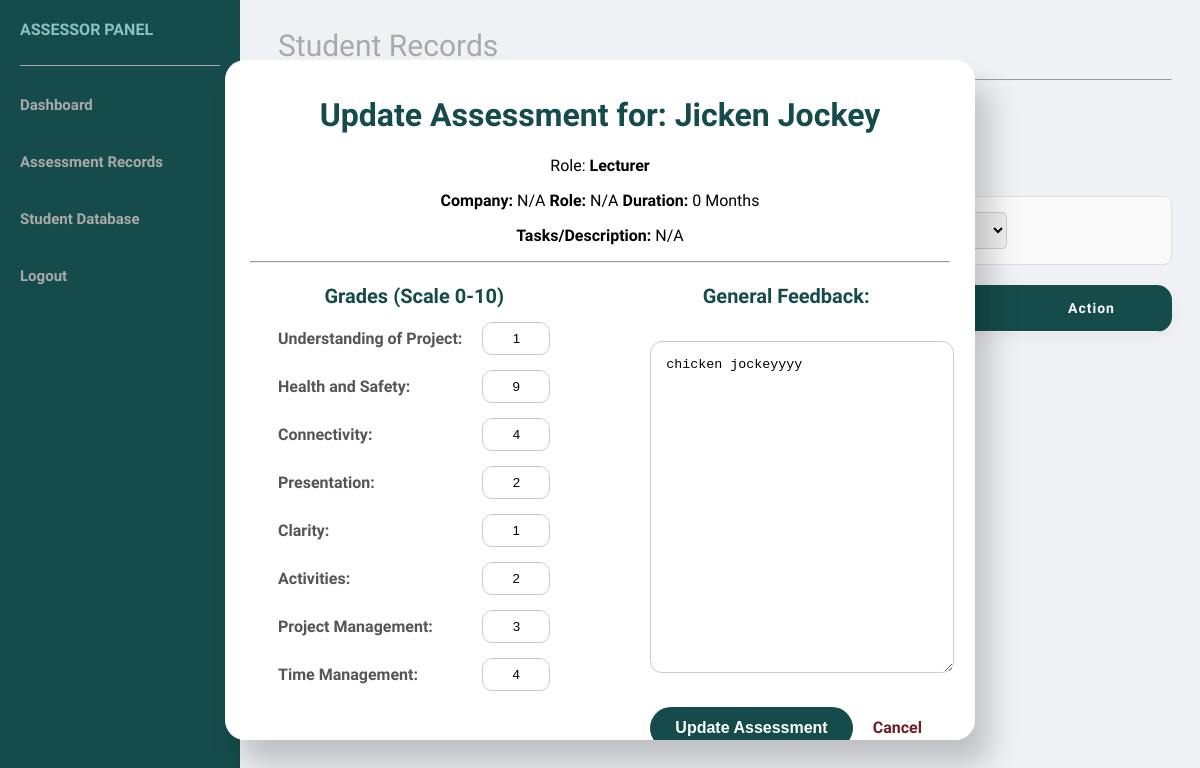
The page /AssessorDashboard/StudentDatabaseAss.php?id=1 (signed in) on the database as committed earlier.
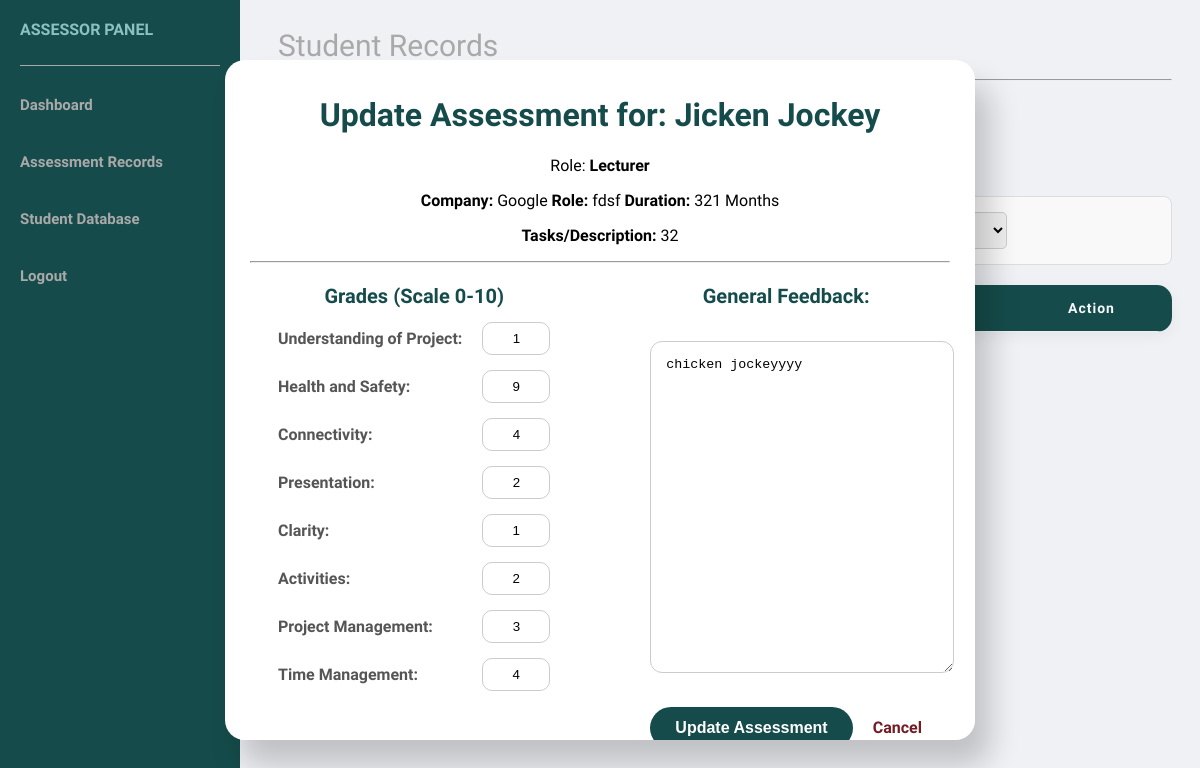
The same page on the database as committed later.
### tables this page shows
CREATE TABLE `studentprofile` (
  `StudentProfileID` int(11) NOT NULL,
  `StudentAccountID` int(11) NOT NULL,
  `FirstName` varchar(100) NOT NULL,
  `LastName` varchar(100) NOT NULL,
  `ProgrammeCode` varchar(100) NOT NULL,
  `YearOfStudy` int(11) NOT NULL,
  `AssesorAccountIDLect` int(11) DEFAULT NULL,
  `AssesorAccountIDSuper` int(11) DEFAULT NULL
);

CREATE TABLE `internship` (
  `InternshipID` int(11) NOT NULL,
  `StudentAccountID` int(11) NOT NULL,
  `CompanyINT` int(11) DEFAULT NULL,
  `Role` varchar(100) NOT NULL,
  `Months_duration` int(11) NOT NULL,
  `Description` varchar(200) DEFAULT NULL
);

CREATE TABLE `companynamelist` (
  `CompanyInt` int(11) NOT NULL,
  `CompanyName` varchar(100) NOT NULL,
  `CompanyAddress` varchar(100) DEFAULT NULL,
  `CompanyType` enum('Technology','Finance','Healthcare','Engineering','Media','Other') DEFAULT NULL,
  `ContactNumber` varchar(100) DEFAULT NULL,
  `EmailContact` varchar(100) DEFAULT NULL
);

### ExecutePStatement.php (called while the page is built, shortened)
<?php
function executePreparedStatement($sql, $params) {
    global $conn;
    $stmt = $conn->prepare($sql);
    if (!empty($params)) {
        $stmt->bind_param(str_repeat('s', count($params)), ...$params);
    }
    if (stripos($sql, "SELECT") === 0) {
        $stmt->execute();
        $result = $stmt->get_result();
    } else {
        $result = $stmt->execute();
    }
    return $result;
}
?>

### AssessorDashboard/StudentDatabaseAss.php (the view, shortened to what the changed rows need)
<?php
include '../Connection.php';
include '../ExecutePStatement.php';
$assessorType = $_SESSION['user_role'];
$targetStudentID = isset($_GET['id']) ? $_GET['id'] : null;
$student = null;
if ($targetStudentID) {
    $sqlStudent = "SELECT sp.FirstName, sp.LastName,
                          i.Role, i.Months_duration, i.Description,
                          c.CompanyName
                   FROM studentprofile sp
                   LEFT JOIN internship i ON sp.StudentAccountID = i.StudentAccountID
                   LEFT JOIN companynamelist c ON i.CompanyINT = c.CompanyInt
                   WHERE sp.StudentAccountID = ?";
    $resStudent = executePreparedStatement($sqlStudent, [$targetStudentID]);
    $student = $resStudent->fetch_assoc();
    $mode = isset($_GET['mode']) ? $_GET['mode'] : 'update';
}
?>
<!DOCTYPE html>
<html lang="en">
<head>
    <link rel="stylesheet" href="../CssFiles/AssessorDashBoard.css">
    <link rel="stylesheet" href="../CssFiles/AssessorTableStyle.css">
    <link rel="stylesheet" href="https://cdnjs.cloudflare.com/ajax/libs/font-awesome/6.5.1/css/all.min.css">
</head>
<body>
    <div class="main">
        <table id="studentTable">
            <thead>
                <tr>
                    <th>Student ID</th>
                    <th>Name</th>
                    <th>Assessment Record</th>
                    <th>Internship Score</th>
                    <th>Action</th>
                </tr>
            </thead>
        </table>
        <div id="modal">
            <div id="modal-inner">
                <h1><?php echo (isset($_GET['mode']) && $_GET['mode'] == 'create') ? 'Create' : 'Update'; ?> Assessment for: <?php echo ($student['FirstName'] ?? '') . " " . ($student['LastName'] ?? ''); ?></h1>
                <p>Role: <strong><?php echo $assessorType; ?></strong></p>
                <p><strong>Company:</strong> <?php echo htmlspecialchars($student['CompanyName'] ?? 'N/A'); ?>
                <strong>Role:</strong> <?php echo htmlspecialchars($student['Role'] ?? 'N/A'); ?>
                <strong>Duration:</strong> <?php echo htmlspecialchars($student['Months_duration'] ?? '0'); ?> Months</p>
                <p><strong>Tasks/Description:</strong> <?php echo htmlspecialchars($student['Description'] ?? 'N/A'); ?></p>
                <hr>
                <form method="POST" action="StudentDatabaseAss.php?id=<?php echo htmlspecialchars($targetStudentID ?? ''); ?>&mode=<?php echo htmlspecialchars($mode ?? ''); ?>">
                    <div class="form-collection1">
                        <h1>Grades (Scale 0-10)</h1>
                    </div>
                    <div class="form-collection2">
                        <div class="form-group2">
                            <h1>General Feedback:</h1><br>
                        </div>
                    </div>
                </form>
            </div>
        </div>
    </div>
</body>
</html>

Rows that differ between the two databases and show on the page:
no longer on this page (row unchanged): studentprofile: FirstName "Jicken", LastName "Jockey"
added internship: studentprofile.FirstName "Jicken", studentprofile.LastName "Jockey", CompanyINT.CompanyName "Google", Role "fdsf", Months_duration "321", Description "32"
Other text that changed with them:
$student['CompanyName']: "N/A" → (not shown)
$student['Role']: "N/A" → (not shown)
$student['Months_duration']: "0" → (not shown)
$student['Description']: "N/A" → (not shown)
